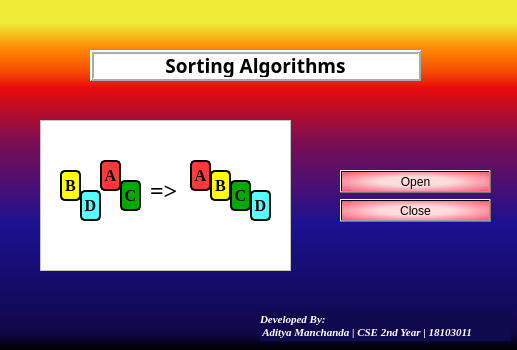
<?xml version="1.0" encoding="UTF-8"?>
<ui version="4.0">
 <class>Dialog</class>
 <widget class="QDialog" name="Dialog">
  <property name="geometry">
   <rect>
    <x>0</x>
    <y>0</y>
    <width>517</width>
    <height>350</height>
   </rect>
  </property>
  <property name="windowTitle">
   <string>Dialog</string>
  </property>
  <property name="styleSheet">
   <string notr="true">background-color: qlineargradient(spread:pad, x1:0, y1:1, x2:0, y2:0, stop:0 rgba(0, 0, 0, 255), stop:0.05 rgba(14, 8, 73, 255), stop:0.36 rgba(28, 17, 145, 255), stop:0.6 rgba(126, 14, 81, 255), stop:0.75 rgba(234, 11, 11, 255), stop:0.79 rgba(244, 70, 5, 255), stop:0.86 rgba(255, 136, 0, 255), stop:0.935 rgba(239, 236, 55, 255));</string>
  </property>
  <widget class="QDialogButtonBox" name="buttonBox">
   <property name="geometry">
    <rect>
     <x>340</x>
     <y>160</y>
     <width>151</width>
     <height>71</height>
    </rect>
   </property>
   <property name="font">
    <font>
     <family>Times New Roman</family>
     <pointsize>9</pointsize>
     <weight>75</weight>
     <bold>true</bold>
    </font>
   </property>
   <property name="styleSheet">
    <string notr="true">/*background-color: rgb(255, 255, 255);*/
background-color: qradialgradient(spread:pad, cx:0.5, cy:0.5, radius:0.8, fx:0.5, fy:0.505682, stop:0.3125 rgba(255, 219, 219, 255), stop:1 rgba(255, 59, 93, 255));</string>
   </property>
   <property name="orientation">
    <enum>Qt::Vertical</enum>
   </property>
   <property name="standardButtons">
    <set>QDialogButtonBox::Close|QDialogButtonBox::Open</set>
   </property>
   <property name="centerButtons">
    <bool>true</bool>
   </property>
  </widget>
  <widget class="QLabel" name="label">
   <property name="enabled">
    <bool>true</bool>
   </property>
   <property name="geometry">
    <rect>
     <x>90</x>
     <y>50</y>
     <width>331</width>
     <height>31</height>
    </rect>
   </property>
   <property name="font">
    <font>
     <family>Engravers MT</family>
     <pointsize>14</pointsize>
     <weight>75</weight>
     <bold>true</bold>
    </font>
   </property>
   <property name="autoFillBackground">
    <bool>false</bool>
   </property>
   <property name="styleSheet">
    <string notr="true">background-color: rgb(255, 255, 255);</string>
   </property>
   <property name="frameShape">
    <enum>QFrame::Box</enum>
   </property>
   <property name="frameShadow">
    <enum>QFrame::Raised</enum>
   </property>
   <property name="lineWidth">
    <number>2</number>
   </property>
   <property name="text">
    <string>Sorting Algorithms</string>
   </property>
   <property name="scaledContents">
    <bool>true</bool>
   </property>
   <property name="alignment">
    <set>Qt::AlignCenter</set>
   </property>
  </widget>
  <widget class="QLabel" name="label_3">
   <property name="geometry">
    <rect>
     <x>260</x>
     <y>310</y>
     <width>251</width>
     <height>31</height>
    </rect>
   </property>
   <property name="font">
    <font>
     <family>Times New Roman</family>
     <pointsize>8</pointsize>
     <weight>75</weight>
     <italic>true</italic>
     <bold>true</bold>
     <kerning>true</kerning>
    </font>
   </property>
   <property name="styleSheet">
    <string notr="true">color: rgb(255, 255, 255);
background-color: rgb(15, 9, 77);</string>
   </property>
   <property name="text">
    <string>Developed By:
 Aditya Manchanda | CSE 2nd Year | 18103011</string>
   </property>
   <property name="textFormat">
    <enum>Qt::AutoText</enum>
   </property>
   <property name="scaledContents">
    <bool>false</bool>
   </property>
   <property name="alignment">
    <set>Qt::AlignLeading|Qt::AlignLeft|Qt::AlignVCenter</set>
   </property>
  </widget>
  <widget class="QFrame" name="frame">
   <property name="geometry">
    <rect>
     <x>40</x>
     <y>120</y>
     <width>251</width>
     <height>151</height>
    </rect>
   </property>
   <property name="styleSheet">
    <string notr="true">background-color: white;</string>
   </property>
   <property name="frameShape">
    <enum>QFrame::StyledPanel</enum>
   </property>
   <property name="frameShadow">
    <enum>QFrame::Raised</enum>
   </property>
   <widget class="QLabel" name="label_2">
    <property name="geometry">
     <rect>
      <x>20</x>
      <y>50</y>
      <width>21</width>
      <height>31</height>
     </rect>
    </property>
    <property name="font">
     <font>
      <family>Times New Roman</family>
      <pointsize>12</pointsize>
      <weight>75</weight>
      <bold>true</bold>
     </font>
    </property>
    <property name="styleSheet">
     <string notr="true">background-color:yellow;
border: 2px solid black;
border-radius: 5px;
</string>
    </property>
    <property name="text">
     <string>B</string>
    </property>
    <property name="alignment">
     <set>Qt::AlignCenter</set>
    </property>
   </widget>
   <widget class="QLabel" name="label_4">
    <property name="geometry">
     <rect>
      <x>40</x>
      <y>70</y>
      <width>21</width>
      <height>31</height>
     </rect>
    </property>
    <property name="font">
     <font>
      <family>Times New Roman</family>
      <pointsize>12</pointsize>
      <weight>75</weight>
      <bold>true</bold>
     </font>
    </property>
    <property name="styleSheet">
     <string notr="true">background-color:rgb(85, 255, 255);
border: 2px solid black;
border-radius: 5px;
</string>
    </property>
    <property name="text">
     <string>D</string>
    </property>
    <property name="alignment">
     <set>Qt::AlignCenter</set>
    </property>
   </widget>
   <widget class="QLabel" name="label_5">
    <property name="geometry">
     <rect>
      <x>60</x>
      <y>40</y>
      <width>21</width>
      <height>31</height>
     </rect>
    </property>
    <property name="font">
     <font>
      <family>Times New Roman</family>
      <pointsize>12</pointsize>
      <weight>75</weight>
      <bold>true</bold>
     </font>
    </property>
    <property name="styleSheet">
     <string notr="true">background-color:rgb(255, 58, 58);
border: 2px solid black;
border-radius: 5px;</string>
    </property>
    <property name="text">
     <string>A</string>
    </property>
    <property name="alignment">
     <set>Qt::AlignCenter</set>
    </property>
   </widget>
   <widget class="QLabel" name="label_6">
    <property name="geometry">
     <rect>
      <x>80</x>
      <y>60</y>
      <width>21</width>
      <height>31</height>
     </rect>
    </property>
    <property name="font">
     <font>
      <family>Times New Roman</family>
      <pointsize>12</pointsize>
      <weight>75</weight>
      <bold>true</bold>
     </font>
    </property>
    <property name="styleSheet">
     <string notr="true">background-color:rgb(0, 170, 0);
border: 2px solid black;
border-radius: 5px;</string>
    </property>
    <property name="text">
     <string>C</string>
    </property>
    <property name="alignment">
     <set>Qt::AlignCenter</set>
    </property>
   </widget>
   <widget class="QLabel" name="label_7">
    <property name="geometry">
     <rect>
      <x>110</x>
      <y>60</y>
      <width>47</width>
      <height>21</height>
     </rect>
    </property>
    <property name="font">
     <font>
      <family>Times New Roman</family>
      <pointsize>18</pointsize>
      <weight>75</weight>
      <bold>true</bold>
     </font>
    </property>
    <property name="text">
     <string>=&gt;</string>
    </property>
   </widget>
   <widget class="QLabel" name="label_8">
    <property name="geometry">
     <rect>
      <x>150</x>
      <y>40</y>
      <width>21</width>
      <height>31</height>
     </rect>
    </property>
    <property name="font">
     <font>
      <family>Times New Roman</family>
      <pointsize>12</pointsize>
      <weight>75</weight>
      <bold>true</bold>
     </font>
    </property>
    <property name="styleSheet">
     <string notr="true">background-color:rgb(255, 58, 58);
border: 2px solid black;
border-radius: 5px;</string>
    </property>
    <property name="text">
     <string>A</string>
    </property>
    <property name="alignment">
     <set>Qt::AlignCenter</set>
    </property>
   </widget>
   <widget class="QLabel" name="label_9">
    <property name="geometry">
     <rect>
      <x>170</x>
      <y>50</y>
      <width>21</width>
      <height>31</height>
     </rect>
    </property>
    <property name="font">
     <font>
      <family>Times New Roman</family>
      <pointsize>12</pointsize>
      <weight>75</weight>
      <bold>true</bold>
     </font>
    </property>
    <property name="styleSheet">
     <string notr="true">background-color:yellow;
border: 2px solid black;
border-radius: 5px;
</string>
    </property>
    <property name="text">
     <string>B</string>
    </property>
    <property name="alignment">
     <set>Qt::AlignCenter</set>
    </property>
   </widget>
   <widget class="QLabel" name="label_10">
    <property name="geometry">
     <rect>
      <x>190</x>
      <y>60</y>
      <width>21</width>
      <height>31</height>
     </rect>
    </property>
    <property name="font">
     <font>
      <family>Times New Roman</family>
      <pointsize>12</pointsize>
      <weight>75</weight>
      <bold>true</bold>
     </font>
    </property>
    <property name="styleSheet">
     <string notr="true">background-color:rgb(0, 170, 0);
border: 2px solid black;
border-radius: 5px;</string>
    </property>
    <property name="text">
     <string>C</string>
    </property>
    <property name="alignment">
     <set>Qt::AlignCenter</set>
    </property>
   </widget>
   <widget class="QLabel" name="label_11">
    <property name="geometry">
     <rect>
      <x>210</x>
      <y>70</y>
      <width>21</width>
      <height>31</height>
     </rect>
    </property>
    <property name="font">
     <font>
      <family>Times New Roman</family>
      <pointsize>12</pointsize>
      <weight>75</weight>
      <bold>true</bold>
     </font>
    </property>
    <property name="styleSheet">
     <string notr="true">background-color:rgb(85, 255, 255);
border: 2px solid black;
border-radius: 5px;
</string>
    </property>
    <property name="text">
     <string>D</string>
    </property>
    <property name="alignment">
     <set>Qt::AlignCenter</set>
    </property>
   </widget>
  </widget>
 </widget>
 <resources/>
 <connections>
  <connection>
   <sender>buttonBox</sender>
   <signal>accepted()</signal>
   <receiver>Dialog</receiver>
   <slot>accept()</slot>
   <hints>
    <hint type="sourcelabel">
     <x>248</x>
     <y>254</y>
    </hint>
    <hint type="destinationlabel">
     <x>157</x>
     <y>274</y>
    </hint>
   </hints>
  </connection>
  <connection>
   <sender>buttonBox</sender>
   <signal>rejected()</signal>
   <receiver>Dialog</receiver>
   <slot>reject()</slot>
   <hints>
    <hint type="sourcelabel">
     <x>316</x>
     <y>260</y>
    </hint>
    <hint type="destinationlabel">
     <x>286</x>
     <y>274</y>
    </hint>
   </hints>
  </connection>
 </connections>
</ui>
